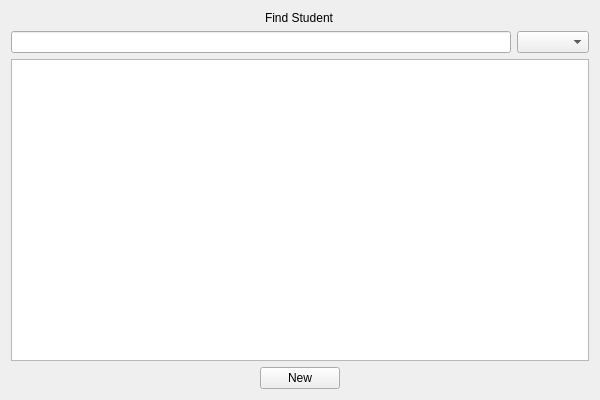
<?xml version="1.0" encoding="UTF-8"?>
<ui version="4.0">
 <class>MainWindow</class>
 <widget class="QMainWindow" name="MainWindow">
  <property name="geometry">
   <rect>
    <x>0</x>
    <y>0</y>
    <width>600</width>
    <height>400</height>
   </rect>
  </property>
  <property name="windowTitle">
   <string>MainWindow</string>
  </property>
  <widget class="QWidget" name="centralWidget">
   <layout class="QVBoxLayout" name="verticalLayout">
    <item>
     <layout class="QGridLayout" name="gridLayout">
      <property name="sizeConstraint">
       <enum>QLayout::SetDefaultConstraint</enum>
      </property>
      <item row="2" column="0" colspan="2">
       <widget class="QTableWidget" name="studentTable"/>
      </item>
      <item row="1" column="1" alignment="Qt::AlignRight">
       <widget class="QComboBox" name="dayComboBox"/>
      </item>
      <item row="1" column="0">
       <widget class="QLineEdit" name="search"/>
      </item>
      <item row="3" column="0" colspan="2" alignment="Qt::AlignHCenter">
       <widget class="QPushButton" name="newStudentButton">
        <property name="text">
         <string>New</string>
        </property>
       </widget>
      </item>
      <item row="0" column="0" colspan="2" alignment="Qt::AlignHCenter">
       <widget class="QLabel" name="title">
        <property name="text">
         <string>Find Student</string>
        </property>
       </widget>
      </item>
     </layout>
    </item>
   </layout>
  </widget>
 </widget>
 <layoutdefault spacing="6" margin="11"/>
 <resources/>
 <connections/>
</ui>
